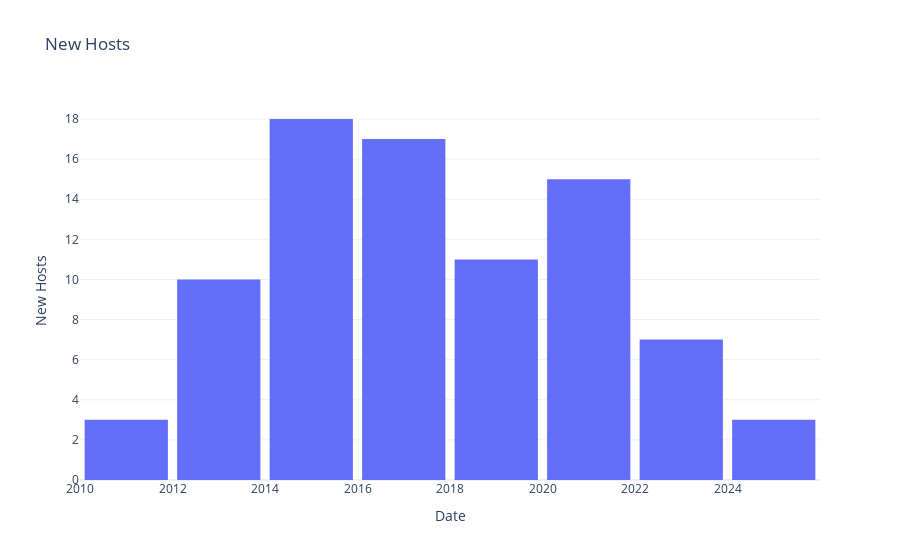

The cell this chart's notebook holds for it:
### Markdown cell above
Hosts:

### Code cell
print(f'SuperHosts: {filtered_listings['host_is_superhost'].sum()} ({filtered_listings['host_is_superhost'].sum()/filtered_listings['host_is_superhost'].count()*100:.1f}%)')

# Line chart for quantity of new hosts
date_counts = filtered_listings.groupby('host_since').size().reset_index(name='count')
fig = px.histogram(date_counts, x='host_since', y='count', title='New Hosts')
fig.update_layout(
    xaxis_title='Date',
    yaxis_title='New Hosts',
    template='plotly_white',
    bargap=0.1
)
fig.show()
